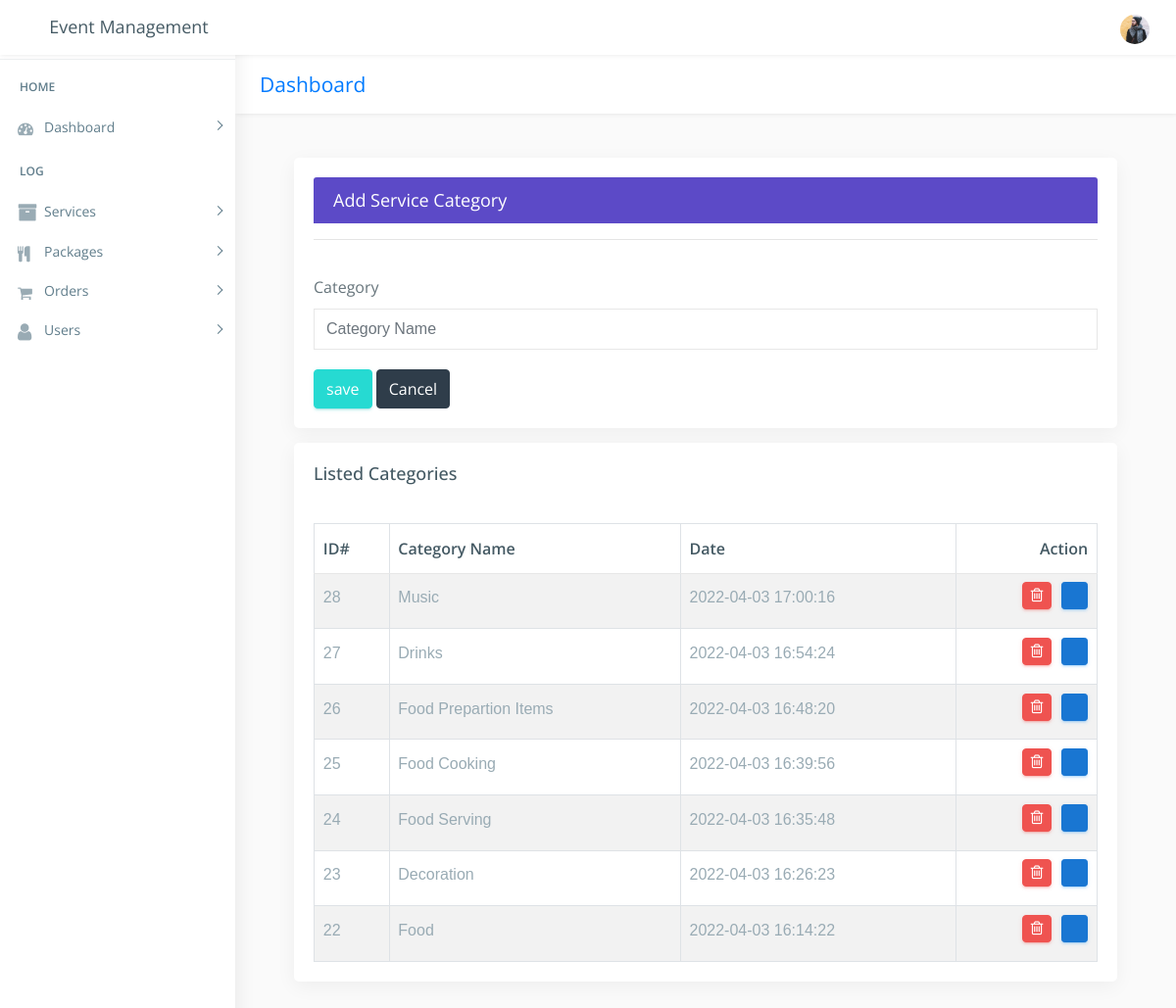
Page /admin/add_category.php (signed in) on the committed database.
### tables this page shows
CREATE TABLE `ser_category` (
  `c_id` int(222) NOT NULL,
  `c_name` varchar(222) NOT NULL,
  `date` timestamp NOT NULL DEFAULT current_timestamp() ON UPDATE current_timestamp()
);

### admin/add_category.php (the view, shortened to what this page needs)
<!DOCTYPE html>
<html lang="en">
<?php
include("../connection/connect.php");
if(empty($_SESSION["adm_id"]))
{
	header('location:index.php');
}
elseif($_SESSION['role'] == "User")
{
	header('location:index.php');
}
else
{
?>
<head>
    <link href="css/lib/bootstrap/bootstrap.min.css" rel="stylesheet">
    <link href="css/helper.css" rel="stylesheet">
    <link href="css/style.css" rel="stylesheet">
</head>
<body class="fix-header">
    <div id="main-wrapper">
        <div class="header">
            <nav class="navbar top-navbar navbar-expand-md navbar-light">
                <div class="navbar-header">
                    <a class="navbar-brand" href="dashboard.php">
                        <h4>Event Management</h4>
                    </a>
                </div>
                <div class="navbar-collapse">
                    <ul class="navbar-nav mr-auto mt-md-0">
                        <li class="nav-item m-l-10"> <a class="nav-link sidebartoggler hidden-sm-down text-muted  " href="javascript:void(0)"><i class="ti-menu"></i></a> </li>
                    </ul>
                    <ul class="navbar-nav my-lg-0">
                        <li class="nav-item hidden-sm-down search-box"> <a class="nav-link hidden-sm-down text-muted  " href="javascript:void(0)"><i class="ti-search"></i></a>
                        </li>
                        <li class="nav-item dropdown">
                            <a class="nav-link dropdown-toggle text-muted  " href="#" data-toggle="dropdown" aria-haspopup="true" aria-expanded="false"><img src="images/users/5.jpg" alt="user" class="profile-pic" /></a>
                        </li>
                    </ul>
                </div>
            </nav>
        </div>
        <div class="left-sidebar">
            <div class="scroll-sidebar">
                <nav class="sidebar-nav">
                    <ul id="sidebarnav">
                        <li class="nav-devider"></li>
                        <li class="nav-label">Home</li>
                        <li> <a class="has-arrow  " href="#" aria-expanded="false"><i class="fa fa-tachometer"></i><span class="hide-menu">Dashboard</span></a>
                        </li>
                        <li class="nav-label">Log</li>
                        <li> <a class="has-arrow  " href="#" aria-expanded="false"><i class="fa fa-archive f-s-20 color-warning"></i><span class="hide-menu">Services</span></a>
                        </li>
                       <li> <a class="has-arrow  " href="#" aria-expanded="false"><i class="fa fa-cutlery" aria-hidden="true"></i><span class="hide-menu">Packages</span></a>
                        </li>
						 <li> <a class="has-arrow  " href="#" aria-expanded="false"><i class="fa fa-shopping-cart" aria-hidden="true"></i><span class="hide-menu">Orders</span></a>
                        </li>
                        <li> <a class="has-arrow  " href="#" aria-expanded="false">  <span><i class="fa fa-user f-s-20 "></i></span><span class="hide-menu">Users</span></a>
                        </li>
                    </ul>
                </nav>
            </div>
        </div>
        <div class="page-wrapper" style="height:1200px;">
            <div class="row page-titles">
                <div class="col-md-5 align-self-center">
                    <h3 class="text-primary">Dashboard</h3> </div>
            </div>
            <div class="container-fluid">
					  <div class="row">
					 <div class="container-fluid">
					    <div class="col-lg-12">
                        <div class="card card-outline-primary">
                            <div class="card-header">
                                <h4 class="m-b-0 text-white">Add Service Category</h4>
                            </div>
                            <div class="card-body">
                                <form action='' method='post' >
                                    <div class="form-body">
                                        <hr>
                                        <div class="row p-t-20">
                                            <div class="col-md-12">
                                                <div class="form-group">
                                                    <label class="control-label">Category</label>
                                                    <input type="text" name="c_name" class="form-control" placeholder="Category Name">
                                                   </div>
                                            </div>
                                    </div>
                                    <div class="form-actions">
                                        <input type="submit" name="submit" class="btn btn-success" value="save">
                                        <a href="dashboard.php" class="btn btn-inverse">Cancel</a>
                                    </div>
                                </form>
                            </div>
                        </div>
                    </div>
                </div>
					   <div class="col-12">
                        <div class="card">
                            <div class="card-body">
                                <h4 class="card-title">Listed Categories</h4>
                                <div class="table-responsive m-t-40">
                                    <table id="myTable" class="table table-bordered table-striped">
                                        <thead>
                                            <tr>
                                                <th>ID#</th>
                                                <th>Category Name</th>
                                                <th>Date</th>
												  <th>Action</th>
                                            </tr>
                                        </thead>
                                        <tbody>
											<?php
												$sql="SELECT * FROM ser_category order by c_id desc";
												$query=mysqli_query($db,$sql);
													if(!mysqli_num_rows($query) > 0 )
														{
															echo '<td colspan="7"><center>No Categories-Data!</center></td>';
														}
													else
														{
																	while($rows=mysqli_fetch_array($query))
																		{
																					echo ' <tr><td>'.$rows['c_id'].'</td>
																								<td>'.$rows['c_name'].'</td>
																								<td>'.$rows['date'].'</td>
																									 <td><a href="delete_category.php?cat_del='.$rows['c_id'].'" class="btn btn-danger btn-flat btn-addon btn-xs m-b-10"><i class="fa fa-trash-o" style="font-size:16px"></i></a>
																									 <a href="update_category.php?cat_upd='.$rows['c_id'].'" " class="btn btn-info btn-flat btn-addon btn-sm m-b-10 m-l-5"><i class="ti-settings"></i></a>
																									</td></tr>';
																		}
														}
											?>
                                        </tbody>
                                    </table>
                                </div>
                            </div>
                        </div>
						 </div>
                </div>
            </div>
        </div>
    </div>
</body>
</html>
<?php
}
?>

### admin/css/helper.css (style rules this page uses)
.f-s-20 { font-size: 20px!important; }
.m-t-40 { margin-top: 40px!important; }
.m-b-0 { margin-bottom: 0px!important; }
.m-b-10 { margin-bottom: 10px!important; }
.m-l-5 { margin-left: 5px!important; }
.m-l-10 { margin-left: 10px!important; }
.p-t-20 { padding-top: 20px!important; }

### rows in the picture
ser_category: c_id "28", c_name "Music", date "2022-04-03 17:00:16"
ser_category: c_id "27", c_name "Drinks", date "2022-04-03 16:54:24"
ser_category: c_id "26", c_name "Food Prepartion Items", date "2022-04-03 16:48:20"
ser_category: c_id "25", c_name "Food Cooking", date "2022-04-03 16:39:56"
ser_category: c_id "24", c_name "Food Serving", date "2022-04-03 16:35:48"
ser_category: c_id "23", c_name "Decoration", date "2022-04-03 16:26:23"
ser_category: c_id "22", c_name "Food", date "2022-04-03 16:14:22"
